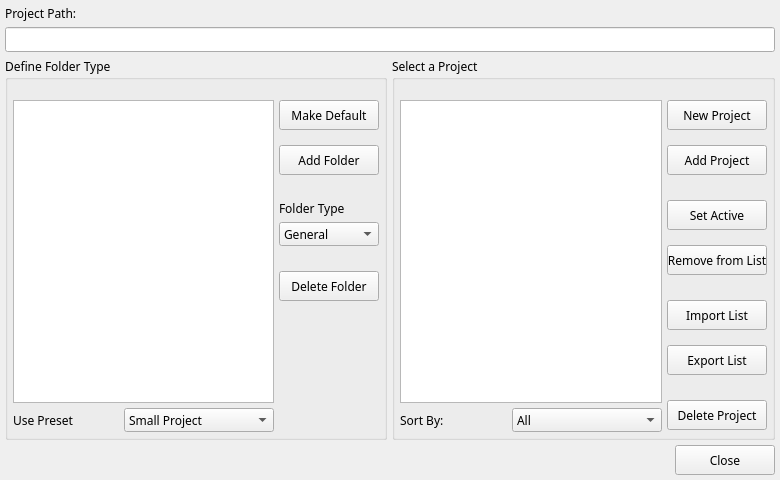
<ui version="4.0" >
 <class>Form_projectManager</class>
 <widget class="QWidget" name="Form_projectManager" >
  <property name="windowModality" >
   <enum>Qt::NonModal</enum>
  </property>
  <property name="enabled" >
   <bool>true</bool>
  </property>
  <property name="geometry" >
   <rect>
    <x>0</x>
    <y>0</y>
    <width>780</width>
    <height>480</height>
   </rect>
  </property>
  <property name="minimumSize" >
   <size>
    <width>780</width>
    <height>480</height>
   </size>
  </property>
  <property name="windowTitle" >
   <string>Form</string>
  </property>
  <property name="layoutDirection" >
   <enum>Qt::RightToLeft</enum>
  </property>
  <property name="styleSheet" >
   <string notr="true" />
  </property>
  <layout class="QGridLayout" name="gridLayout_3" >
   <property name="margin" >
    <number>5</number>
   </property>
   <property name="spacing" >
    <number>5</number>
   </property>
   <item row="0" column="0" >
    <layout class="QVBoxLayout" name="verticalLayout_3" >
     <item>
      <widget class="QLabel" name="lbl_projectPath" >
       <property name="font" >
        <font>
         <family>Lucida Grande, Segoe UI</family>
        </font>
       </property>
       <property name="layoutDirection" >
        <enum>Qt::LeftToRight</enum>
       </property>
       <property name="autoFillBackground" >
        <bool>false</bool>
       </property>
       <property name="text" >
        <string>Project Path:</string>
       </property>
      </widget>
     </item>
     <item>
      <widget class="QLineEdit" name="tbx_path" >
       <property name="font" >
        <font>
         <family>Lucida Grande, Segoe UI</family>
        </font>
       </property>
       <property name="layoutDirection" >
        <enum>Qt::LeftToRight</enum>
       </property>
       <property name="styleSheet" >
        <string notr="true" />
       </property>
       <property name="text" >
        <string/>
       </property>
       <property name="frame" >
        <bool>true</bool>
       </property>
       <property name="cursorPosition" >
        <number>0</number>
       </property>
       <property name="readOnly" >
        <bool>true</bool>
       </property>
      </widget>
     </item>
    </layout>
   </item>
   <item row="1" column="0" >
    <layout class="QHBoxLayout" name="horizontalLayout" >
     <property name="spacing" >
      <number>5</number>
     </property>
     <property name="leftMargin" >
      <number>0</number>
     </property>
     <item>
      <widget class="QGroupBox" name="grb_selectProject" >
       <property name="font" >
        <font>
         <family>Lucida Grande, Segoe UI</family>
        </font>
       </property>
       <property name="layoutDirection" >
        <enum>Qt::LeftToRight</enum>
       </property>
       <property name="styleSheet" >
        <string notr="true" />
       </property>
       <property name="title" >
        <string>Select a Project</string>
       </property>
       <layout class="QGridLayout" name="gridLayout" >
        <property name="leftMargin" >
         <number>5</number>
        </property>
        <property name="topMargin" >
         <number>20</number>
        </property>
        <property name="rightMargin" >
         <number>5</number>
        </property>
        <property name="bottomMargin" >
         <number>5</number>
        </property>
        <property name="spacing" >
         <number>5</number>
        </property>
        <item row="0" column="0" colspan="2" >
         <widget class="QListView" name="lst_project" >
          <property name="font" >
           <font>
            <family>Lucida Grande, Segoe UI</family>
           </font>
          </property>
          <property name="cursor" stdset="0" >
           <cursorShape>ArrowCursor</cursorShape>
          </property>
          <property name="toolTip" >
           <string/>
          </property>
          <property name="statusTip" >
           <string/>
          </property>
          <property name="whatsThis" >
           <string>&lt;!DOCTYPE HTML PUBLIC "-//W3C//DTD HTML 4.0//EN" "http://www.w3.org/TR/REC-html40/strict.dtd">
&lt;html>&lt;head>&lt;meta name="qrichtext" content="1" />&lt;style type="text/css">
p, li { white-space: pre-wrap; }
&lt;/style>&lt;/head>&lt;body style=" font-family:'Lucida Grande ,Segoe UI'; font-weight:400; font-style:normal;">
&lt;p style=" margin-top:0px; margin-bottom:0px; margin-left:0px; margin-right:0px; -qt-block-indent:0; text-indent:0px;">List of current projects&lt;/p>&lt;/body>&lt;/html></string>
          </property>
          <property name="styleSheet" >
           <string notr="true" />
          </property>
          <property name="tabKeyNavigation" >
           <bool>true</bool>
          </property>
          <property name="dragEnabled" >
           <bool>true</bool>
          </property>
          <property name="dragDropMode" >
           <enum>QAbstractItemView::DragOnly</enum>
          </property>
          <property name="resizeMode" >
           <enum>QListView::Fixed</enum>
          </property>
          <property name="layoutMode" >
           <enum>QListView::SinglePass</enum>
          </property>
         </widget>
        </item>
        <item rowspan="2" row="0" column="2" >
         <layout class="QVBoxLayout" name="verticalLayout" >
          <item>
           <widget class="QPushButton" name="bt_newProject" >
            <property name="minimumSize" >
             <size>
              <width>100</width>
              <height>30</height>
             </size>
            </property>
            <property name="maximumSize" >
             <size>
              <width>100</width>
              <height>30</height>
             </size>
            </property>
            <property name="font" >
             <font>
              <family>Lucida Grande, Segoe UI</family>
             </font>
            </property>
            <property name="whatsThis" >
             <string>&lt;!DOCTYPE HTML PUBLIC "-//W3C//DTD HTML 4.0//EN" "http://www.w3.org/TR/REC-html40/strict.dtd">
&lt;html>&lt;head>&lt;meta name="qrichtext" content="1" />&lt;style type="text/css">
p, li { white-space: pre-wrap; }
&lt;/style>&lt;/head>&lt;body style=" font-family:'Lucida Grande ,Segoe UI'; font-weight:400; font-style:normal;">
&lt;p style=" margin-top:0px; margin-bottom:0px; margin-left:0px; margin-right:0px; -qt-block-indent:0; text-indent:0px;">Click to create a new project.&lt;/p>&lt;/body>&lt;/html></string>
            </property>
            <property name="styleSheet" >
             <string notr="true" />
            </property>
            <property name="text" >
             <string>New Project</string>
            </property>
           </widget>
          </item>
          <item>
           <spacer name="verticalSpacer_9" >
            <property name="orientation" >
             <enum>Qt::Vertical</enum>
            </property>
            <property name="sizeType" >
             <enum>QSizePolicy::Fixed</enum>
            </property>
            <property name="sizeHint" stdset="0" >
             <size>
              <width>20</width>
              <height>10</height>
             </size>
            </property>
           </spacer>
          </item>
          <item>
           <widget class="QPushButton" name="bt_addProject" >
            <property name="minimumSize" >
             <size>
              <width>100</width>
              <height>30</height>
             </size>
            </property>
            <property name="maximumSize" >
             <size>
              <width>100</width>
              <height>30</height>
             </size>
            </property>
            <property name="font" >
             <font>
              <family>Lucida Grande, Segoe UI</family>
             </font>
            </property>
            <property name="whatsThis" >
             <string>&lt;!DOCTYPE HTML PUBLIC "-//W3C//DTD HTML 4.0//EN" "http://www.w3.org/TR/REC-html40/strict.dtd">
&lt;html>&lt;head>&lt;meta name="qrichtext" content="1" />&lt;style type="text/css">
p, li { white-space: pre-wrap; }
&lt;/style>&lt;/head>&lt;body style=" font-family:'Lucida Grande ,Segoe UI'; font-weight:400; font-style:normal;">
&lt;p style=" margin-top:0px; margin-bottom:0px; margin-left:0px; margin-right:0px; -qt-block-indent:0; text-indent:0px;">Click to add an existing project.&lt;/p>&lt;/body>&lt;/html></string>
            </property>
            <property name="styleSheet" >
             <string notr="true" />
            </property>
            <property name="text" >
             <string>Add Project</string>
            </property>
           </widget>
          </item>
          <item>
           <spacer name="verticalSpacer_3" >
            <property name="orientation" >
             <enum>Qt::Vertical</enum>
            </property>
            <property name="sizeType" >
             <enum>QSizePolicy::Fixed</enum>
            </property>
            <property name="sizeHint" stdset="0" >
             <size>
              <width>20</width>
              <height>20</height>
             </size>
            </property>
           </spacer>
          </item>
          <item>
           <widget class="QPushButton" name="bt_setActive" >
            <property name="minimumSize" >
             <size>
              <width>100</width>
              <height>30</height>
             </size>
            </property>
            <property name="maximumSize" >
             <size>
              <width>100</width>
              <height>30</height>
             </size>
            </property>
            <property name="font" >
             <font>
              <family>Lucida Grande, Segoe UI</family>
             </font>
            </property>
            <property name="styleSheet" >
             <string notr="true" />
            </property>
            <property name="text" >
             <string>Set Active</string>
            </property>
           </widget>
          </item>
          <item>
           <spacer name="verticalSpacer_11" >
            <property name="orientation" >
             <enum>Qt::Vertical</enum>
            </property>
            <property name="sizeType" >
             <enum>QSizePolicy::Fixed</enum>
            </property>
            <property name="sizeHint" stdset="0" >
             <size>
              <width>20</width>
              <height>10</height>
             </size>
            </property>
           </spacer>
          </item>
          <item>
           <widget class="QPushButton" name="bt_removeFromList" >
            <property name="minimumSize" >
             <size>
              <width>100</width>
              <height>30</height>
             </size>
            </property>
            <property name="maximumSize" >
             <size>
              <width>100</width>
              <height>30</height>
             </size>
            </property>
            <property name="font" >
             <font>
              <family>Lucida Grande, Segoe UI</family>
             </font>
            </property>
            <property name="styleSheet" >
             <string notr="true" />
            </property>
            <property name="text" >
             <string>Remove from List</string>
            </property>
           </widget>
          </item>
          <item>
           <spacer name="verticalSpacer_2" >
            <property name="orientation" >
             <enum>Qt::Vertical</enum>
            </property>
            <property name="sizeType" >
             <enum>QSizePolicy::Fixed</enum>
            </property>
            <property name="sizeHint" stdset="0" >
             <size>
              <width>20</width>
              <height>20</height>
             </size>
            </property>
           </spacer>
          </item>
          <item>
           <widget class="QPushButton" name="bt_importList" >
            <property name="minimumSize" >
             <size>
              <width>100</width>
              <height>30</height>
             </size>
            </property>
            <property name="maximumSize" >
             <size>
              <width>100</width>
              <height>30</height>
             </size>
            </property>
            <property name="font" >
             <font>
              <family>Lucida Grande, Segoe UI</family>
             </font>
            </property>
            <property name="styleSheet" >
             <string notr="true" />
            </property>
            <property name="text" >
             <string>Import List</string>
            </property>
           </widget>
          </item>
          <item>
           <spacer name="verticalSpacer_10" >
            <property name="orientation" >
             <enum>Qt::Vertical</enum>
            </property>
            <property name="sizeType" >
             <enum>QSizePolicy::Fixed</enum>
            </property>
            <property name="sizeHint" stdset="0" >
             <size>
              <width>20</width>
              <height>10</height>
             </size>
            </property>
           </spacer>
          </item>
          <item>
           <widget class="QPushButton" name="bt_exportList" >
            <property name="minimumSize" >
             <size>
              <width>100</width>
              <height>30</height>
             </size>
            </property>
            <property name="maximumSize" >
             <size>
              <width>100</width>
              <height>30</height>
             </size>
            </property>
            <property name="font" >
             <font>
              <family>Lucida Grande, Segoe UI</family>
             </font>
            </property>
            <property name="styleSheet" >
             <string notr="true" />
            </property>
            <property name="text" >
             <string>Export List</string>
            </property>
           </widget>
          </item>
          <item>
           <spacer name="verticalSpacer" >
            <property name="orientation" >
             <enum>Qt::Vertical</enum>
            </property>
            <property name="sizeType" >
             <enum>QSizePolicy::Fixed</enum>
            </property>
            <property name="sizeHint" stdset="0" >
             <size>
              <width>20</width>
              <height>20</height>
             </size>
            </property>
           </spacer>
          </item>
          <item>
           <widget class="QPushButton" name="bt_deleteProject" >
            <property name="minimumSize" >
             <size>
              <width>100</width>
              <height>30</height>
             </size>
            </property>
            <property name="maximumSize" >
             <size>
              <width>100</width>
              <height>30</height>
             </size>
            </property>
            <property name="font" >
             <font>
              <family>Lucida Grande, Segoe UI</family>
             </font>
            </property>
            <property name="toolTip" >
             <string/>
            </property>
            <property name="styleSheet" >
             <string notr="true" />
            </property>
            <property name="text" >
             <string>Delete Project</string>
            </property>
           </widget>
          </item>
          <item>
           <spacer name="verticalSpacer_4" >
            <property name="orientation" >
             <enum>Qt::Vertical</enum>
            </property>
            <property name="sizeHint" stdset="0" >
             <size>
              <width>20</width>
              <height>40</height>
             </size>
            </property>
           </spacer>
          </item>
         </layout>
        </item>
        <item row="1" column="0" >
         <widget class="QLabel" name="lbl_shortBy" >
          <property name="font" >
           <font>
            <family>Lucida Grande, Segoe UI</family>
           </font>
          </property>
          <property name="layoutDirection" >
           <enum>Qt::LeftToRight</enum>
          </property>
          <property name="text" >
           <string>Sort By:</string>
          </property>
         </widget>
        </item>
        <item row="1" column="1" >
         <widget class="QComboBox" name="cbx_shortBy" >
          <property name="minimumSize" >
           <size>
            <width>150</width>
            <height>24</height>
           </size>
          </property>
          <property name="maximumSize" >
           <size>
            <width>16777215</width>
            <height>24</height>
           </size>
          </property>
          <property name="font" >
           <font>
            <family>Lucida Grande, Segoe UI</family>
           </font>
          </property>
          <property name="layoutDirection" >
           <enum>Qt::LeftToRight</enum>
          </property>
          <property name="styleSheet" >
           <string notr="true" />
          </property>
          <item>
           <property name="text" >
            <string>All</string>
           </property>
          </item>
          <item>
           <property name="text" >
            <string>Name</string>
           </property>
          </item>
          <item>
           <property name="text" >
            <string>Date</string>
           </property>
          </item>
          <item>
           <property name="text" >
            <string>Size</string>
           </property>
          </item>
          <item>
           <property name="text" >
            <string>-----------------</string>
           </property>
          </item>
          <item>
           <property name="text" >
            <string>Add New</string>
           </property>
          </item>
         </widget>
        </item>
       </layout>
      </widget>
     </item>
     <item>
      <widget class="QGroupBox" name="grb_defineFolderType" >
       <property name="font" >
        <font>
         <family>Lucida Grande, Segoe UI</family>
        </font>
       </property>
       <property name="layoutDirection" >
        <enum>Qt::LeftToRight</enum>
       </property>
       <property name="styleSheet" >
        <string notr="true" />
       </property>
       <property name="title" >
        <string>Define Folder Type</string>
       </property>
       <layout class="QGridLayout" name="gridLayout_2" >
        <property name="leftMargin" >
         <number>5</number>
        </property>
        <property name="topMargin" >
         <number>20</number>
        </property>
        <property name="rightMargin" >
         <number>5</number>
        </property>
        <property name="bottomMargin" >
         <number>5</number>
        </property>
        <property name="spacing" >
         <number>5</number>
        </property>
        <item row="0" column="0" colspan="2" >
         <widget class="QTreeView" name="trw_defineFolderType" >
          <property name="font" >
           <font>
            <family>Lucida Grande, Segoe UI</family>
           </font>
          </property>
          <property name="styleSheet" >
           <string notr="true" />
          </property>
         </widget>
        </item>
        <item rowspan="2" row="0" column="2" >
         <layout class="QVBoxLayout" name="verticalLayout_2" >
          <item>
           <widget class="QPushButton" name="bt_makeDefault" >
            <property name="enabled" >
             <bool>true</bool>
            </property>
            <property name="minimumSize" >
             <size>
              <width>100</width>
              <height>30</height>
             </size>
            </property>
            <property name="maximumSize" >
             <size>
              <width>100</width>
              <height>30</height>
             </size>
            </property>
            <property name="font" >
             <font>
              <family>Lucida Grande, Segoe UI</family>
             </font>
            </property>
            <property name="styleSheet" >
             <string notr="true" />
            </property>
            <property name="text" >
             <string>Make Default</string>
            </property>
           </widget>
          </item>
          <item>
           <spacer name="verticalSpacer_8" >
            <property name="orientation" >
             <enum>Qt::Vertical</enum>
            </property>
            <property name="sizeType" >
             <enum>QSizePolicy::Fixed</enum>
            </property>
            <property name="sizeHint" stdset="0" >
             <size>
              <width>20</width>
              <height>10</height>
             </size>
            </property>
           </spacer>
          </item>
          <item>
           <widget class="QPushButton" name="bt_addFolder" >
            <property name="minimumSize" >
             <size>
              <width>100</width>
              <height>30</height>
             </size>
            </property>
            <property name="maximumSize" >
             <size>
              <width>100</width>
              <height>30</height>
             </size>
            </property>
            <property name="font" >
             <font>
              <family>Lucida Grande, Segoe UI</family>
             </font>
            </property>
            <property name="styleSheet" >
             <string notr="true" />
            </property>
            <property name="text" >
             <string>Add Folder</string>
            </property>
           </widget>
          </item>
          <item>
           <spacer name="verticalSpacer_5" >
            <property name="orientation" >
             <enum>Qt::Vertical</enum>
            </property>
            <property name="sizeType" >
             <enum>QSizePolicy::Fixed</enum>
            </property>
            <property name="sizeHint" stdset="0" >
             <size>
              <width>20</width>
              <height>20</height>
             </size>
            </property>
           </spacer>
          </item>
          <item>
           <widget class="QLabel" name="lbl_folderType" >
            <property name="font" >
             <font>
              <family>Lucida Grande, Segoe UI</family>
             </font>
            </property>
            <property name="layoutDirection" >
             <enum>Qt::LeftToRight</enum>
            </property>
            <property name="text" >
             <string>Folder Type</string>
            </property>
           </widget>
          </item>
          <item>
           <widget class="QComboBox" name="cbx_folderType" >
            <property name="sizePolicy" >
             <sizepolicy vsizetype="Fixed" hsizetype="Fixed" >
              <horstretch>0</horstretch>
              <verstretch>0</verstretch>
             </sizepolicy>
            </property>
            <property name="minimumSize" >
             <size>
              <width>100</width>
              <height>24</height>
             </size>
            </property>
            <property name="maximumSize" >
             <size>
              <width>100</width>
              <height>24</height>
             </size>
            </property>
            <property name="font" >
             <font>
              <family>Lucida Grande, Segoe UI</family>
             </font>
            </property>
            <property name="layoutDirection" >
             <enum>Qt::LeftToRight</enum>
            </property>
            <property name="styleSheet" >
             <string notr="true" />
            </property>
            <property name="maxVisibleItems" >
             <number>16</number>
            </property>
            <item>
             <property name="text" >
              <string>General</string>
             </property>
            </item>
            <item>
             <property name="text" >
              <string>Animations</string>
             </property>
            </item>
            <item>
             <property name="text" >
              <string>Characters</string>
             </property>
            </item>
            <item>
             <property name="text" >
              <string>Data</string>
             </property>
            </item>
            <item>
             <property name="text" >
              <string>Material Library</string>
             </property>
            </item>
            <item>
             <property name="text" >
              <string>Models</string>
             </property>
            </item>
            <item>
             <property name="text" >
              <string>Scenes</string>
             </property>
            </item>
            <item>
             <property name="text" >
              <string>Sounds</string>
             </property>
             <property name="icon" >
              <iconset>
               <normalon>images/sound.png</normalon>
              </iconset>
             </property>
            </item>
            <item>
             <property name="text" >
              <string>Textures</string>
             </property>
            </item>
            <item>
             <property name="text" >
              <string>-----------------</string>
             </property>
            </item>
            <item>
             <property name="text" >
              <string>Add New Type</string>
             </property>
            </item>
           </widget>
          </item>
          <item>
           <spacer name="verticalSpacer_6" >
            <property name="orientation" >
             <enum>Qt::Vertical</enum>
            </property>
            <property name="sizeType" >
             <enum>QSizePolicy::Fixed</enum>
            </property>
            <property name="sizeHint" stdset="0" >
             <size>
              <width>20</width>
              <height>20</height>
             </size>
            </property>
           </spacer>
          </item>
          <item>
           <widget class="QPushButton" name="bt_deleteFolder" >
            <property name="minimumSize" >
             <size>
              <width>100</width>
              <height>30</height>
             </size>
            </property>
            <property name="maximumSize" >
             <size>
              <width>100</width>
              <height>30</height>
             </size>
            </property>
            <property name="font" >
             <font>
              <family>Lucida Grande, Segoe UI</family>
             </font>
            </property>
            <property name="styleSheet" >
             <string notr="true" />
            </property>
            <property name="text" >
             <string>Delete Folder</string>
            </property>
           </widget>
          </item>
          <item>
           <spacer name="verticalSpacer_7" >
            <property name="orientation" >
             <enum>Qt::Vertical</enum>
            </property>
            <property name="sizeHint" stdset="0" >
             <size>
              <width>20</width>
              <height>40</height>
             </size>
            </property>
           </spacer>
          </item>
         </layout>
        </item>
        <item row="1" column="0" >
         <widget class="QLabel" name="lbl_usePreset" >
          <property name="font" >
           <font>
            <family>Lucida Grande, Segoe UI</family>
           </font>
          </property>
          <property name="layoutDirection" >
           <enum>Qt::LeftToRight</enum>
          </property>
          <property name="text" >
           <string>Use Preset</string>
          </property>
         </widget>
        </item>
        <item row="1" column="1" >
         <widget class="QComboBox" name="cbx_usePreset" >
          <property name="minimumSize" >
           <size>
            <width>150</width>
            <height>24</height>
           </size>
          </property>
          <property name="maximumSize" >
           <size>
            <width>16777215</width>
            <height>24</height>
           </size>
          </property>
          <property name="font" >
           <font>
            <family>Lucida Grande, Segoe UI</family>
           </font>
          </property>
          <property name="layoutDirection" >
           <enum>Qt::LeftToRight</enum>
          </property>
          <property name="styleSheet" >
           <string notr="true" />
          </property>
          <item>
           <property name="text" >
            <string>Small Project</string>
           </property>
          </item>
          <item>
           <property name="text" >
            <string>Medium Project</string>
           </property>
          </item>
          <item>
           <property name="text" >
            <string>Big Project</string>
           </property>
          </item>
          <item>
           <property name="text" >
            <string>-----------------</string>
           </property>
          </item>
          <item>
           <property name="text" >
            <string>Add New Preset</string>
           </property>
          </item>
         </widget>
        </item>
       </layout>
      </widget>
     </item>
    </layout>
   </item>
   <item row="2" column="0" >
    <layout class="QHBoxLayout" name="horizontalLayout_2" >
     <item>
      <widget class="QPushButton" name="bt_close" >
       <property name="minimumSize" >
        <size>
         <width>100</width>
         <height>30</height>
        </size>
       </property>
       <property name="maximumSize" >
        <size>
         <width>100</width>
         <height>30</height>
        </size>
       </property>
       <property name="font" >
        <font>
         <family>Lucida Grande, Segoe UI</family>
        </font>
       </property>
       <property name="whatsThis" >
        <string/>
       </property>
       <property name="styleSheet" >
        <string notr="true" />
       </property>
       <property name="text" >
        <string>Close</string>
       </property>
      </widget>
     </item>
     <item>
      <spacer name="horizontalSpacer" >
       <property name="orientation" >
        <enum>Qt::Horizontal</enum>
       </property>
       <property name="sizeHint" stdset="0" >
        <size>
         <width>298</width>
         <height>20</height>
        </size>
       </property>
      </spacer>
     </item>
    </layout>
   </item>
  </layout>
 </widget>
 <tabstops>
  <tabstop>tbx_path</tabstop>
  <tabstop>lst_project</tabstop>
  <tabstop>cbx_shortBy</tabstop>
  <tabstop>bt_newProject</tabstop>
  <tabstop>bt_addProject</tabstop>
  <tabstop>bt_setActive</tabstop>
  <tabstop>bt_removeFromList</tabstop>
  <tabstop>bt_importList</tabstop>
  <tabstop>bt_exportList</tabstop>
  <tabstop>bt_deleteProject</tabstop>
  <tabstop>trw_defineFolderType</tabstop>
  <tabstop>bt_makeDefault</tabstop>
  <tabstop>bt_addFolder</tabstop>
  <tabstop>cbx_folderType</tabstop>
  <tabstop>cbx_usePreset</tabstop>
 </tabstops>
 <resources>
  <include location="../media/images.qrc" />
 </resources>
 <connections/>
</ui>
